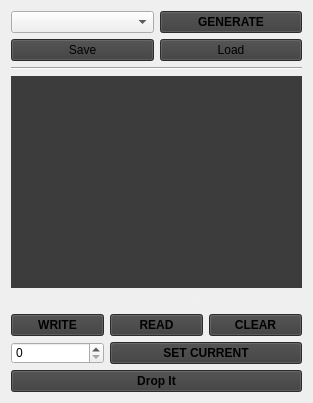
<?xml version="1.0" encoding="UTF-8"?>
<ui version="4.0">
 <class>MissionWidget</class>
 <widget class="QWidget" name="MissionWidget">
  <property name="geometry">
   <rect>
    <x>0</x>
    <y>0</y>
    <width>313</width>
    <height>403</height>
   </rect>
  </property>
  <property name="font">
   <font>
    <weight>50</weight>
    <bold>false</bold>
   </font>
  </property>
  <property name="windowTitle">
   <string>Form</string>
  </property>
  <property name="styleSheet">
   <string notr="true">QComboBox {
        outline: 0;
}

Line {
        padding: 5px;
}

QLabel {
        color:rgb(240,240,240);
}
QPushButton{
        background-color:rgb(60, 60, 60)
}
QPushButton:hover:!pressed{
        background-color:rgb(80, 80, 80)
}
QPushButton:pressed{
        background-color:rgb(120,120,120);
}
QTabWidget {
        background-color:rgb(40,40,40);
}

QHeaderView {
        background-color:rgb(40,40,40);
        color:rgb(240,240,240);
        border:0px;
}

QTableView {
        background-color:rgb(60,60,60);
        color:rgb(240,240,240);
        border:0px;
}</string>
  </property>
  <layout class="QGridLayout" name="gridLayout_2">
   <item row="2" column="0">
    <layout class="QHBoxLayout" name="horizontalLayout_2">
     <item>
      <widget class="QPushButton" name="saveButton">
       <property name="text">
        <string>Save</string>
       </property>
      </widget>
     </item>
     <item>
      <widget class="QPushButton" name="loadButton">
       <property name="text">
        <string>Load</string>
       </property>
      </widget>
     </item>
    </layout>
   </item>
   <item row="1" column="0">
    <widget class="QWidget" name="interopControl" native="true">
     <layout class="QHBoxLayout" name="horizontalLayout">
      <property name="leftMargin">
       <number>0</number>
      </property>
      <property name="topMargin">
       <number>0</number>
      </property>
      <property name="rightMargin">
       <number>0</number>
      </property>
      <property name="bottomMargin">
       <number>0</number>
      </property>
      <item>
       <widget class="QComboBox" name="missionList">
        <property name="enabled">
         <bool>true</bool>
        </property>
        <property name="editable">
         <bool>false</bool>
        </property>
        <property name="currentText">
         <string/>
        </property>
        <property name="sizeAdjustPolicy">
         <enum>QComboBox::AdjustToContents</enum>
        </property>
       </widget>
      </item>
      <item>
       <widget class="QPushButton" name="generateButton">
        <property name="font">
         <font>
          <weight>75</weight>
          <bold>true</bold>
         </font>
        </property>
        <property name="text">
         <string>GENERATE</string>
        </property>
       </widget>
      </item>
     </layout>
    </widget>
   </item>
   <item row="5" column="0">
    <widget class="MissionTable" name="generatedMission">
     <property name="sizePolicy">
      <sizepolicy hsizetype="Expanding" vsizetype="Expanding">
       <horstretch>0</horstretch>
       <verstretch>0</verstretch>
      </sizepolicy>
     </property>
     <property name="autoFillBackground">
      <bool>false</bool>
     </property>
     <property name="cornerButtonEnabled">
      <bool>false</bool>
     </property>
     <attribute name="horizontalHeaderVisible">
      <bool>true</bool>
     </attribute>
     <attribute name="horizontalHeaderCascadingSectionResizes">
      <bool>false</bool>
     </attribute>
     <attribute name="horizontalHeaderDefaultSectionSize">
      <number>100</number>
     </attribute>
     <attribute name="horizontalHeaderMinimumSectionSize">
      <number>30</number>
     </attribute>
    </widget>
   </item>
   <item row="6" column="0">
    <widget class="QLabel" name="label">
     <property name="text">
      <string>UAV Mission Control</string>
     </property>
     <property name="alignment">
      <set>Qt::AlignCenter</set>
     </property>
    </widget>
   </item>
   <item row="4" column="0">
    <widget class="Line" name="line">
     <property name="orientation">
      <enum>Qt::Horizontal</enum>
     </property>
    </widget>
   </item>
   <item row="8" column="0">
    <layout class="QGridLayout" name="gridLayout">
     <item row="3" column="0">
      <widget class="QSpinBox" name="setCurrentValue"/>
     </item>
     <item row="3" column="1" colspan="2">
      <widget class="QPushButton" name="setCurrentButton">
       <property name="font">
        <font>
         <weight>75</weight>
         <bold>true</bold>
        </font>
       </property>
       <property name="text">
        <string>SET CURRENT</string>
       </property>
      </widget>
     </item>
     <item row="1" column="2">
      <widget class="QPushButton" name="clearButton">
       <property name="font">
        <font>
         <weight>75</weight>
         <bold>true</bold>
        </font>
       </property>
       <property name="text">
        <string>CLEAR</string>
       </property>
      </widget>
     </item>
     <item row="1" column="0">
      <widget class="QPushButton" name="writeButton">
       <property name="font">
        <font>
         <weight>75</weight>
         <bold>true</bold>
        </font>
       </property>
       <property name="text">
        <string>WRITE</string>
       </property>
      </widget>
     </item>
     <item row="1" column="1">
      <widget class="QPushButton" name="readButton">
       <property name="font">
        <font>
         <weight>75</weight>
         <bold>true</bold>
        </font>
       </property>
       <property name="text">
        <string>READ</string>
       </property>
      </widget>
     </item>
     <item row="4" column="0" colspan="3">
      <widget class="QPushButton" name="dropButton">
       <property name="font">
        <font>
         <weight>75</weight>
         <bold>true</bold>
        </font>
       </property>
       <property name="autoFillBackground">
        <bool>false</bool>
       </property>
       <property name="text">
        <string>Drop It</string>
       </property>
      </widget>
     </item>
    </layout>
   </item>
  </layout>
 </widget>
 <customwidgets>
  <customwidget>
   <class>MissionTable</class>
   <extends>QTableView</extends>
   <header location="global">missiontable.h</header>
  </customwidget>
 </customwidgets>
 <resources/>
 <connections/>
</ui>
